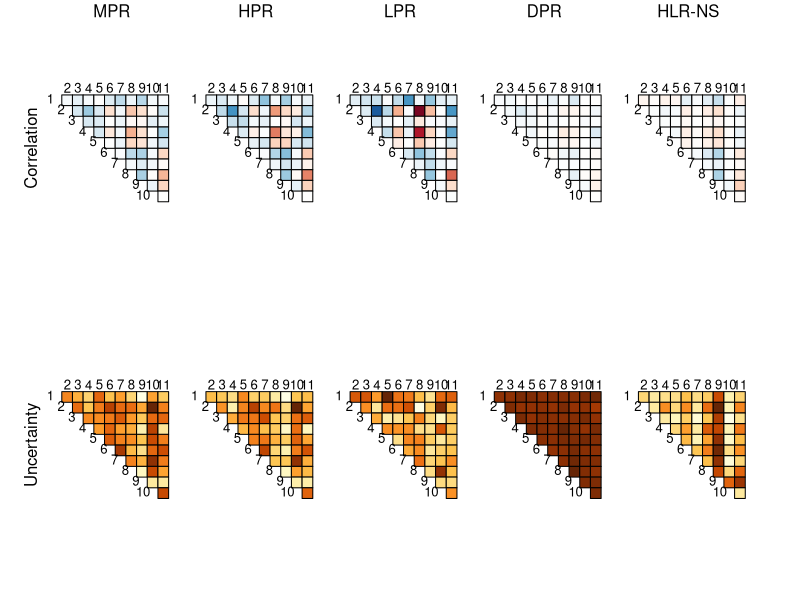

Recreate this plot in R.
###########################
###### Load Packages ######
###########################

library(corrplot)
library(openxlsx)
library(ggplot2)
library(RColorBrewer)

###########################
###### Read in csvs #######
###########################

# Pollock mean/lower/upper/uncertainty

Pollock_Rho_Mean <- read.csv("Rho_mean_Fungi_Pollock.csv")
rownames(Pollock_Rho_Mean) <- Pollock_Rho_Mean[,1]
Pollock_Rho_Mean <- Pollock_Rho_Mean[,-1]
Pollock_Rho_Mean <- as.matrix(Pollock_Rho_Mean)
colnames(Pollock_Rho_Mean) <- rownames(Pollock_Rho_Mean) <- 1:ncol(Pollock_Rho_Mean)

Pollock_Rho_Lower <- read.csv("Rho_lower_Fungi_Pollock.csv")
rownames(Pollock_Rho_Lower) <- Pollock_Rho_Lower[,1]
Pollock_Rho_Lower <- Pollock_Rho_Lower[,-1]
Pollock_Rho_Lower <- as.matrix(Pollock_Rho_Lower)
colnames(Pollock_Rho_Lower) <- rownames(Pollock_Rho_Lower) <- 1:ncol(Pollock_Rho_Lower)

Pollock_Rho_Upper <- read.csv("Rho_upper_Fungi_Pollock.csv")
rownames(Pollock_Rho_Upper) <- Pollock_Rho_Upper[,1]
Pollock_Rho_Upper <- Pollock_Rho_Upper[,-1]
Pollock_Rho_Upper <- as.matrix(Pollock_Rho_Upper)
colnames(Pollock_Rho_Upper) <- rownames(Pollock_Rho_Upper) <- 1:ncol(Pollock_Rho_Upper)

Uncertainty_Pollock <- Pollock_Rho_Upper - Pollock_Rho_Lower
colnames(Uncertainty_Pollock) <- rownames(Uncertainty_Pollock) <- 1:ncol(Uncertainty_Pollock)
Uncertainty_Pollock <- as.matrix(Uncertainty_Pollock)

# BayesComm mean/lower/upper/uncertainty

BayesComm_Rho_Mean <- read.csv("Rho_mean_Fungi_BayesComm.csv")
rownames(BayesComm_Rho_Mean) <- BayesComm_Rho_Mean[,1]
BayesComm_Rho_Mean <- BayesComm_Rho_Mean[,-1]
BayesComm_Rho_Mean <- as.matrix(BayesComm_Rho_Mean)
colnames(BayesComm_Rho_Mean) <- rownames(BayesComm_Rho_Mean) <- 1:ncol(BayesComm_Rho_Mean)

BayesComm_Rho_Lower <- read.csv("Rho_lower_Fungi_BayesComm.csv")
rownames(BayesComm_Rho_Lower) <- BayesComm_Rho_Lower[,1]
BayesComm_Rho_Lower <- BayesComm_Rho_Lower[,-1]
BayesComm_Rho_Lower <- as.matrix(BayesComm_Rho_Lower)
colnames(BayesComm_Rho_Lower) <- rownames(BayesComm_Rho_Lower) <- 1:ncol(BayesComm_Rho_Lower)

BayesComm_Rho_upper <- read.csv("Rho_upper_Fungi_BayesComm.csv")
rownames(BayesComm_Rho_upper) <- BayesComm_Rho_upper[,1]
BayesComm_Rho_upper <- BayesComm_Rho_upper[,-1]
BayesComm_Rho_upper <- as.matrix(BayesComm_Rho_upper)
colnames(BayesComm_Rho_upper) <- rownames(BayesComm_Rho_upper) <- 1:ncol(BayesComm_Rho_upper)

Uncertainty_BayesComm <- BayesComm_Rho_upper - BayesComm_Rho_Lower
colnames(Uncertainty_BayesComm) <- rownames(Uncertainty_BayesComm) <- 1:ncol(Uncertainty_BayesComm)
Uncertainty_BayesComm <- as.matrix(Uncertainty_BayesComm)

# # Ovaskainen mean/lower/upper/uncertainty
# 
# Ovaskainen_Rho_Mean <- read.xlsx("R1_Frog_Ovaskainen.xlsx",sheetIndex = 1, header = T)
# rownames(Ovaskainen_Rho_Mean) <- Ovaskainen_Rho_Mean[,1]
# Ovaskainen_Rho_Mean <- Ovaskainen_Rho_Mean[,-1]
# Ovaskainen_Rho_Mean <- as.matrix(Ovaskainen_Rho_Mean)
# colnames(Ovaskainen_Rho_Mean) <- rownames(Ovaskainen_Rho_Mean) <- 1:ncol(Ovaskainen_Rho_Mean)
# 
# Ovaskainen_Rho_Lower <- read.xlsx("R1_Frog_Ovaskainen.xlsx",sheetIndex = 5, header = T)
# rownames(Ovaskainen_Rho_Lower) <- Ovaskainen_Rho_Lower[,1]
# Ovaskainen_Rho_Lower <- Ovaskainen_Rho_Lower[,-1]
# Ovaskainen_Rho_Lower <- as.matrix(Ovaskainen_Rho_Lower)
# colnames(Ovaskainen_Rho_Lower) <- rownames(Ovaskainen_Rho_Lower) <- 1:ncol(Ovaskainen_Rho_Lower)
# 
# Ovaskainen_Rho_Upper <- read.xlsx("R1_Frog_Ovaskainen.xlsx",sheetIndex = 6, header = T)
# rownames(Ovaskainen_Rho_Upper) <- Ovaskainen_Rho_Upper[,1]
# Ovaskainen_Rho_Upper <- Ovaskainen_Rho_Upper[,-1]
# Ovaskainen_Rho_Upper <- as.matrix(Ovaskainen_Rho_Upper)
# colnames(Ovaskainen_Rho_Upper) <- rownames(Ovaskainen_Rho_Upper) <- 1:ncol(Ovaskainen_Rho_Upper)
# 
# Uncertainty_Ovaskainen <- Ovaskainen_Rho_Upper - Ovaskainen_Rho_Lower
# colnames(Uncertainty_Ovaskainen) <- rownames(Uncertainty_Ovaskainen) <- 1:ncol(Uncertainty_Ovaskainen)
# Uncertainty_Ovaskainen <- as.matrix(Uncertainty_Ovaskainen)

# Ovaskainen mean/lower/upper/uncertainty

OvaskainenNS_Rho_Mean <- openxlsx::read.xlsx("R1_Fungi_OvaskainenNS.xlsx",
                                             sheet = 1,
                                             colNames = TRUE)
rownames(OvaskainenNS_Rho_Mean) <- OvaskainenNS_Rho_Mean[,1]
OvaskainenNS_Rho_Mean <- OvaskainenNS_Rho_Mean[,-1]
OvaskainenNS_Rho_Mean <- as.matrix(OvaskainenNS_Rho_Mean)
colnames(OvaskainenNS_Rho_Mean) <- rownames(OvaskainenNS_Rho_Mean) <- 1:ncol(OvaskainenNS_Rho_Mean)

OvaskainenNS_Rho_Lower <- openxlsx::read.xlsx("R1_Fungi_OvaskainenNS.xlsx",
                                              sheet = 5,
                                              colNames = TRUE)
rownames(OvaskainenNS_Rho_Lower) <- OvaskainenNS_Rho_Lower[,1]
OvaskainenNS_Rho_Lower <- OvaskainenNS_Rho_Lower[,-1]
OvaskainenNS_Rho_Lower <- as.matrix(OvaskainenNS_Rho_Lower)
colnames(OvaskainenNS_Rho_Lower) <- rownames(OvaskainenNS_Rho_Lower) <- 1:ncol(OvaskainenNS_Rho_Lower)

OvaskainenNS_Rho_Upper <- openxlsx::read.xlsx("R1_Fungi_OvaskainenNS.xlsx",
                                              sheet = 6,
                                              colNames = TRUE)
rownames(OvaskainenNS_Rho_Upper) <- OvaskainenNS_Rho_Upper[,1]
OvaskainenNS_Rho_Upper <- OvaskainenNS_Rho_Upper[,-1]
OvaskainenNS_Rho_Upper <- as.matrix(OvaskainenNS_Rho_Upper)
colnames(OvaskainenNS_Rho_Upper) <- rownames(OvaskainenNS_Rho_Upper) <- 1:ncol(OvaskainenNS_Rho_Upper)

Uncertainty_OvaskainenNS <- OvaskainenNS_Rho_Upper - OvaskainenNS_Rho_Lower
colnames(Uncertainty_OvaskainenNS) <- rownames(Uncertainty_OvaskainenNS) <- 1:ncol(Uncertainty_OvaskainenNS)
Uncertainty_OvaskainenNS <- as.matrix(Uncertainty_OvaskainenNS)

# Clark mean/lower/upper/uncertainty

Clark_Rho_Mean <- read.csv("Rho_mean_Fungi_Clark.csv")
rownames(Clark_Rho_Mean) <- Clark_Rho_Mean[,1]
Clark_Rho_Mean <- Clark_Rho_Mean[,-1]
Clark_Rho_Mean <- as.matrix(Clark_Rho_Mean)
colnames(Clark_Rho_Mean) <- rownames(Clark_Rho_Mean) <- 1:ncol(Clark_Rho_Mean)

Clark_Rho_Lower <- read.csv("Rho_lower_Fungi_Clark.csv")
rownames(Clark_Rho_Lower) <- Clark_Rho_Lower[,1]
Clark_Rho_Lower <- Clark_Rho_Lower[,-1]
Clark_Rho_Lower <- as.matrix(Clark_Rho_Lower)
colnames(Clark_Rho_Lower) <- rownames(Clark_Rho_Lower) <- 1:ncol(Clark_Rho_Lower)

Clark_Rho_upper <- read.csv("Rho_upper_Fungi_Clark.csv")
rownames(Clark_Rho_upper) <- Clark_Rho_upper[,1]
Clark_Rho_upper <- Clark_Rho_upper[,-1]
Clark_Rho_upper <- as.matrix(Clark_Rho_upper)
colnames(Clark_Rho_upper) <- rownames(Clark_Rho_upper) <- 1:ncol(Clark_Rho_upper)

Uncertainty_Clark <- Clark_Rho_upper - Clark_Rho_Lower
colnames(Uncertainty_Clark) <- rownames(Uncertainty_Clark) <- 1:ncol(Uncertainty_Clark)
Uncertainty_Clark <- as.matrix(Uncertainty_Clark)

# boral mean/lower/upper/uncertainty

boral_Rho_Mean <- read.csv("Rho_mean_Fungi_boral.csv")
rownames(boral_Rho_Mean) <- boral_Rho_Mean[,1]
boral_Rho_Mean <- boral_Rho_Mean[,-1]
boral_Rho_Mean <- as.matrix(boral_Rho_Mean)
colnames(boral_Rho_Mean) <- rownames(boral_Rho_Mean) <- 1:ncol(boral_Rho_Mean)

boral_Rho_Lower <- read.csv("Rho_lower_Fungi_boral.csv")
rownames(boral_Rho_Lower) <- boral_Rho_Lower[,1]
boral_Rho_Lower <- boral_Rho_Lower[,-1]
boral_Rho_Lower <- as.matrix(boral_Rho_Lower)
colnames(boral_Rho_Lower) <- rownames(boral_Rho_Lower) <- 1:ncol(boral_Rho_Lower)

boral_Rho_upper <- read.csv("Rho_upper_Fungi_boral.csv")
rownames(boral_Rho_upper) <- boral_Rho_upper[,1]
boral_Rho_upper <- boral_Rho_upper[,-1]
boral_Rho_upper <- as.matrix(boral_Rho_upper)
colnames(boral_Rho_upper) <- rownames(boral_Rho_upper) <- 1:ncol(boral_Rho_upper)

Uncertainty_boral <- boral_Rho_upper - boral_Rho_Lower
colnames(Uncertainty_boral) <- rownames(Uncertainty_boral) <- 1:ncol(Uncertainty_boral)
Uncertainty_boral <- as.matrix(Uncertainty_boral)

###########################
#### Correlation plots ####
###########################

#png(filename = "Correlation Plot Frogs.png", units = "in", width = 12, height = 7, res = 72)

pdf(file = "Correlation Plot Fungi.pdf", width = 12, height = 5.3)
par(mfrow = c(2,5), mar = c(4,2,4,2), oma = c(0.5,3,0,3))

corrplot(BayesComm_Rho_Mean,                       # BayesComm correlation
         type = "upper",
         method = "color",
         tl.col = "black",
         tl.srt = 0,
         tl.cex = 1.2,
         tl.offset = 0.6,
         diag = F,
         outline = T,
         cl.cex = 1,
         cl.align.text = "l",
         cl.pos = "n")
mtext("MPR", side = 3, line = 2.5)
mtext("Correlation", side = 2, outer = F, line = 2)

corrplot(Pollock_Rho_Mean,                          # Pollock correlation
         type = "upper",
         method = "color",
         tl.col = "black",
         tl.srt = 0,
         tl.cex = 1.2,
         tl.offset = 0.6,
         diag = F,
         outline = T,
         cl.cex = 1,
         cl.align.text = "l",
         cl.pos = "n")
mtext("HPR", side = 3, line = 2.5)

corrplot(boral_Rho_Mean,                          # boral correlation
         type = "upper",
         method = "color",
         tl.col = "black",
         tl.srt = 0,
         tl.cex = 1.2,
         tl.offset = 0.6,
         diag = F,
         outline = T,
         cl.cex = 1,
         cl.align.text = "l",
         cl.pos = "n")
mtext("LPR", side = 3, line = 2.5)

corrplot(Clark_Rho_Mean,                          # Clark correlation
         type = "upper",
         method = "color",
         tl.col = "black",
         tl.srt = 0,
         tl.cex = 1.2,
         tl.offset = 0.6,
         diag = F,
         outline = T,
         cl.cex = 1,
         cl.align.text = "l",
         cl.pos = "n")
mtext("DPR", side = 3, line = 2.5)

# corrplot(Ovaskainen_Rho_Mean,                       # Ovaskainen correlation
#          type = "upper",
#          method = "color",
#          tl.col = "black",
#          tl.srt = 0,
#          tl.cex = 1.2,
#          tl.offset = 0.6,
#          diag = F,
#          outline = T,
#          cl.cex = 1,
#          cl.align.text = "l",
#          cl.pos = "n")
# mtext("Ovaskainen", side = 3, line = 2.5)

corrplot(OvaskainenNS_Rho_Mean,                     # OvaskainenNS correlation
         type = "upper",
         method = "color",
         tl.col = "black",
         tl.srt = 0,
         tl.cex = 1.2,
         tl.offset = 0.6,
         diag = F,
         outline = T,
         cl.cex = 1,
         cl.align.text = "l",
         cl.pos = "n")
mtext("HLR-NS", side = 3, line = 2.5)

# Uncertainty plots

corrplot(Uncertainty_BayesComm,                     # BayesComm uncertainty
         is.corr = F,
         type = "upper",
         method = "color",
         tl.col = "black",
         tl.srt = 0,
         tl.cex = 1.2,
         tl.offset = 0.6,
         diag = F,
         cl.lim = c(0,1.5),
         outline = T,
         cl.cex = 1,
         cl.align.text = "l",
         cl.pos = "n")
mtext("Uncertainty", side = 2, outer = F, line = 2)

corrplot(Uncertainty_Pollock,                       # Pollock uncertainty
         is.corr = F,
         type = "upper",
         method = "color",
         tl.col = "black",
         tl.srt = 0,
         tl.cex = 1.2,
         tl.offset = 0.6,
         diag = F,
         cl.lim = c(0,1.5),
         outline = T,
         cl.cex = 1,
         cl.align.text = "l",
         cl.pos = "n")

corrplot(Uncertainty_boral,                       # boral uncertainty
         is.corr = F,
         type = "upper",
         method = "color",
         tl.col = "black",
         tl.srt = 0,
         tl.cex = 1.2,
         tl.offset = 0.6,
         diag = F,
         cl.lim = c(0,2),
         outline = T,
         cl.cex = 1,
         cl.align.text = "l",
         cl.pos = "n")

corrplot(Uncertainty_Clark,                       # Clark uncertainty
         is.corr = F,
         type = "upper",
         method = "color",
         tl.col = "black",
         tl.srt = 0,
         tl.cex = 1.2,
         tl.offset = 0.6,
         diag = F,
         cl.lim = c(0,1.5),
         outline = T,
         cl.cex = 1,
         cl.align.text = "l",
         cl.pos = "n")

# corrplot(Uncertainty_Ovaskainen,                    # Ovaskainen uncertainty
#          is.corr = F,
#          type = "upper",
#          method = "color",
#          tl.col = "black",
#          tl.srt = 0,
#          tl.cex = 1.2,
#          tl.offset = 0.6,
#          diag = F,
#          cl.lim = c(0,1.5),
#          outline = T,
#          cl.cex = 1,
#          cl.align.text = "l",
#          cl.pos = "n")

corrplot(Uncertainty_OvaskainenNS,                  # OvaskainenNS uncertainty
         is.corr = F,
         type = "upper",
         method = "color",
         tl.col = "black",
         tl.srt = 0,
         tl.cex = 1.2,
         tl.offset = 0.6,
         diag = F,
         cl.lim = c(0,1.5),
         outline = T,
         cl.cex = 1,
         cl.align.text = "l",
         cl.pos = "n")

dev.off()
